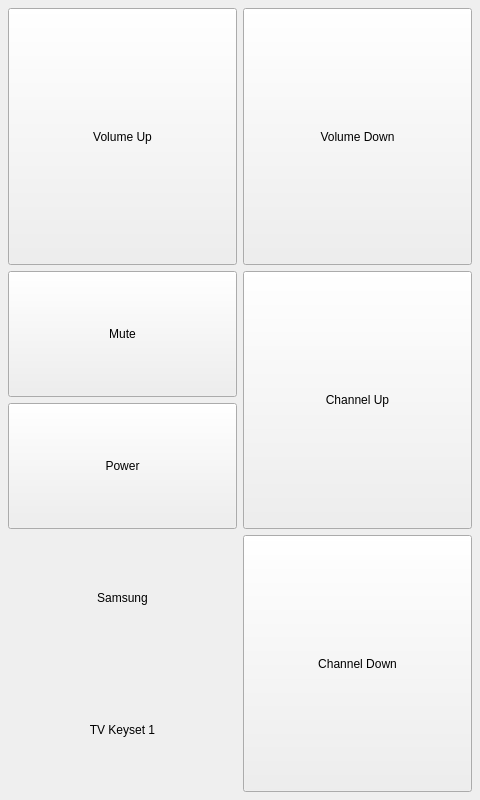
<?xml version="1.0" encoding="UTF-8"?>
<ui version="4.0">
 <class>SideshotLeftForm</class>
 <widget class="QWidget" name="SideshotLeftForm">
  <property name="geometry">
   <rect>
    <x>0</x>
    <y>0</y>
    <width>480</width>
    <height>800</height>
   </rect>
  </property>
  <property name="windowTitle">
   <string>Form</string>
  </property>
  <layout class="QGridLayout" name="gridLayout">
   <property name="margin">
    <number>8</number>
   </property>
   <item row="0" column="0">
    <widget class="QPushButton" name="sslVolumeUpButton">
     <property name="sizePolicy">
      <sizepolicy hsizetype="Expanding" vsizetype="Expanding">
       <horstretch>0</horstretch>
       <verstretch>0</verstretch>
      </sizepolicy>
     </property>
     <property name="text">
      <string>Volume Up</string>
     </property>
     <property name="icon">
      <iconset resource="PierogiResources.qrc">
       <normaloff>:/icons/sound_high_icon&amp;48.png</normaloff>:/icons/sound_high_icon&amp;48.png</iconset>
     </property>
     <property name="iconSize">
      <size>
       <width>48</width>
       <height>48</height>
      </size>
     </property>
    </widget>
   </item>
   <item row="0" column="1">
    <widget class="QPushButton" name="sslVolumeDownButton">
     <property name="sizePolicy">
      <sizepolicy hsizetype="Expanding" vsizetype="Expanding">
       <horstretch>0</horstretch>
       <verstretch>0</verstretch>
      </sizepolicy>
     </property>
     <property name="text">
      <string>Volume Down</string>
     </property>
     <property name="icon">
      <iconset resource="PierogiResources.qrc">
       <normaloff>:/icons/sound_low_icon&amp;48.png</normaloff>:/icons/sound_low_icon&amp;48.png</iconset>
     </property>
     <property name="iconSize">
      <size>
       <width>48</width>
       <height>48</height>
      </size>
     </property>
    </widget>
   </item>
   <item row="1" column="0">
    <layout class="QVBoxLayout" name="verticalLayout">
     <item>
      <widget class="QPushButton" name="sslMuteButton">
       <property name="sizePolicy">
        <sizepolicy hsizetype="Expanding" vsizetype="Expanding">
         <horstretch>0</horstretch>
         <verstretch>0</verstretch>
        </sizepolicy>
       </property>
       <property name="text">
        <string>Mute</string>
       </property>
       <property name="icon">
        <iconset resource="PierogiResources.qrc">
         <normaloff>:/icons/sound_mute_icon&amp;48.png</normaloff>:/icons/sound_mute_icon&amp;48.png</iconset>
       </property>
       <property name="iconSize">
        <size>
         <width>48</width>
         <height>48</height>
        </size>
       </property>
      </widget>
     </item>
     <item>
      <widget class="QPushButton" name="sslPowerButton">
       <property name="sizePolicy">
        <sizepolicy hsizetype="Expanding" vsizetype="Expanding">
         <horstretch>0</horstretch>
         <verstretch>0</verstretch>
        </sizepolicy>
       </property>
       <property name="text">
        <string>Power</string>
       </property>
       <property name="icon">
        <iconset resource="PierogiResources.qrc">
         <normaloff>:/icons/on-off_icon&amp;48.png</normaloff>:/icons/on-off_icon&amp;48.png</iconset>
       </property>
       <property name="iconSize">
        <size>
         <width>48</width>
         <height>48</height>
        </size>
       </property>
      </widget>
     </item>
    </layout>
   </item>
   <item row="1" column="1">
    <widget class="QPushButton" name="sslChannelUpButton">
     <property name="sizePolicy">
      <sizepolicy hsizetype="Expanding" vsizetype="Expanding">
       <horstretch>0</horstretch>
       <verstretch>0</verstretch>
      </sizepolicy>
     </property>
     <property name="text">
      <string>Channel Up</string>
     </property>
     <property name="icon">
      <iconset resource="PierogiResources.qrc">
       <normaloff>:/icons/br_up_icon&amp;48.png</normaloff>:/icons/br_up_icon&amp;48.png</iconset>
     </property>
     <property name="iconSize">
      <size>
       <width>48</width>
       <height>48</height>
      </size>
     </property>
    </widget>
   </item>
   <item row="2" column="0">
    <layout class="QVBoxLayout" name="verticalLayout_2">
     <item>
      <widget class="QLabel" name="sslMakeLabel">
       <property name="sizePolicy">
        <sizepolicy hsizetype="Expanding" vsizetype="Expanding">
         <horstretch>0</horstretch>
         <verstretch>0</verstretch>
        </sizepolicy>
       </property>
       <property name="text">
        <string>Samsung</string>
       </property>
       <property name="alignment">
        <set>Qt::AlignCenter</set>
       </property>
      </widget>
     </item>
     <item>
      <widget class="QLabel" name="sslKeysetLabel">
       <property name="sizePolicy">
        <sizepolicy hsizetype="Expanding" vsizetype="Expanding">
         <horstretch>0</horstretch>
         <verstretch>0</verstretch>
        </sizepolicy>
       </property>
       <property name="text">
        <string>TV Keyset 1</string>
       </property>
       <property name="alignment">
        <set>Qt::AlignCenter</set>
       </property>
      </widget>
     </item>
    </layout>
   </item>
   <item row="2" column="1">
    <widget class="QPushButton" name="sslChannelDownButton">
     <property name="sizePolicy">
      <sizepolicy hsizetype="Expanding" vsizetype="Expanding">
       <horstretch>0</horstretch>
       <verstretch>0</verstretch>
      </sizepolicy>
     </property>
     <property name="text">
      <string>Channel Down</string>
     </property>
     <property name="icon">
      <iconset resource="PierogiResources.qrc">
       <normaloff>:/icons/br_down_icon&amp;48.png</normaloff>:/icons/br_down_icon&amp;48.png</iconset>
     </property>
     <property name="iconSize">
      <size>
       <width>48</width>
       <height>48</height>
      </size>
     </property>
    </widget>
   </item>
  </layout>
 </widget>
 <resources>
  <include location="PierogiResources.qrc"/>
 </resources>
 <connections/>
</ui>
